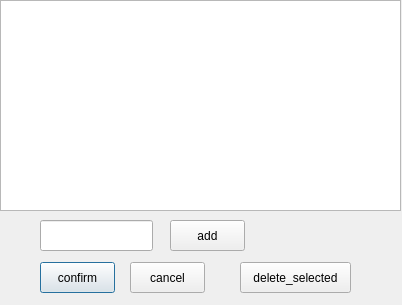
<?xml version="1.0" encoding="UTF-8"?>
<ui version="4.0">
 <class>Dialog</class>
 <widget class="QDialog" name="Dialog">
  <property name="geometry">
   <rect>
    <x>0</x>
    <y>0</y>
    <width>402</width>
    <height>305</height>
   </rect>
  </property>
  <property name="windowTitle">
   <string>Dialog</string>
  </property>
  <widget class="QPushButton" name="btn_confirm">
   <property name="geometry">
    <rect>
     <x>40</x>
     <y>262</y>
     <width>75</width>
     <height>31</height>
    </rect>
   </property>
   <property name="text">
    <string>confirm</string>
   </property>
  </widget>
  <widget class="QPushButton" name="btn_cancel">
   <property name="geometry">
    <rect>
     <x>130</x>
     <y>262</y>
     <width>75</width>
     <height>31</height>
    </rect>
   </property>
   <property name="text">
    <string>cancel</string>
   </property>
  </widget>
  <widget class="QListView" name="lv_data">
   <property name="geometry">
    <rect>
     <x>0</x>
     <y>0</y>
     <width>401</width>
     <height>211</height>
    </rect>
   </property>
  </widget>
  <widget class="QPushButton" name="btn_add_item">
   <property name="geometry">
    <rect>
     <x>170</x>
     <y>220</y>
     <width>75</width>
     <height>31</height>
    </rect>
   </property>
   <property name="text">
    <string>add</string>
   </property>
  </widget>
  <widget class="QPushButton" name="btn_delete">
   <property name="geometry">
    <rect>
     <x>240</x>
     <y>262</y>
     <width>111</width>
     <height>31</height>
    </rect>
   </property>
   <property name="text">
    <string>delete_selected</string>
   </property>
  </widget>
  <widget class="QLineEdit" name="et_add_item">
   <property name="geometry">
    <rect>
     <x>40</x>
     <y>220</y>
     <width>113</width>
     <height>31</height>
    </rect>
   </property>
  </widget>
 </widget>
 <resources/>
 <connections/>
</ui>
